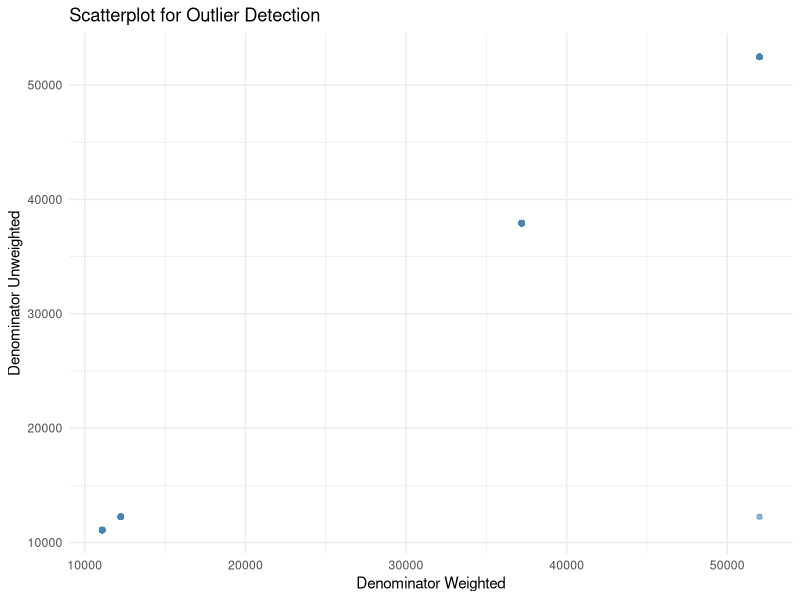
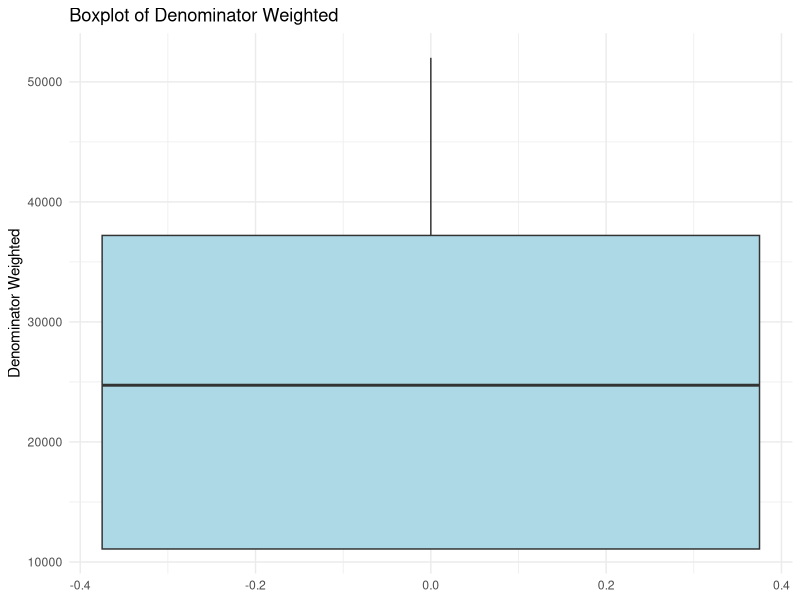

Write the R code that produced these figures, in order. (Note: this script raises an error after producing the figures.)
## ---- chunk 1
knitr::opts_chunk$set(echo = FALSE,   results = "hide",  message = FALSE,   # hide package messages
  warning = FALSE)
## ---- chunk 2
library(dplyr)
library(tidyr)
library(stringr)
library(readr)
library(here)
library(ggplot2)
library(purrr)

getwd()
list.files("data/raw_data")
## ---- chunk 3
wtr_df <- read_csv(here("raw_data", "water_national_zaf.csv"))
## ---- chunk 4
head(wtr_df, 3)
## ---- chunk 5
wtr_df <- wtr_df[-1, ]
## ---- chunk 6
dim(wtr_df)
## ---- chunk 7
dup_check <- wtr_df %>%
  group_by(Indicator, SurveyYear, CharacteristicId, Value, DenominatorWeighted) %>%
  filter(n() > 1)

dup_check

## ---- chunk 8
wtr_df <- wtr_df %>%
  distinct(Indicator, SurveyYear, CharacteristicId, Value, DenominatorWeighted, .keep_all = TRUE)

## ---- chunk 9

data.frame(
  Column = names(wtr_df),
  Missing_Percentage = paste0(round(colMeans(is.na(wtr_df)) * 100, 2), "%")
  )

## ---- chunk 10
data.frame(
  Column = names(wtr_df),
  Missing_Data = paste0(colSums(is.na(wtr_df)))
  )
## ---- chunk 11
data.frame(
  Column = names(wtr_df),
  paste0(sapply(wtr_df, typeof))
)

## ---- chunk 12
str(wtr_df)

## ---- chunk 13
wtr_df <- wtr_df %>%
  mutate(
        Value = as.numeric(Value),
    Precision = as.numeric(Precision),
    SurveyYear = as.integer(SurveyYear),
    IndicatorOrder = as.integer(IndicatorOrder),
    CharacteristicId = as.integer(CharacteristicId),
    CharacteristicOrder = as.integer(CharacteristicOrder),
    IsTotal = as.logical(as.integer(IsTotal)),
    IsPreferred = as.logical(as.integer(IsPreferred)),
    SurveyYearLabel = as.integer(SurveyYearLabel),
    DenominatorWeighted = as.numeric(DenominatorWeighted),
    DenominatorUnweighted = as.numeric(DenominatorUnweighted),
  )
## ---- chunk 14


# Summary table: column name, number of unique values, sample of unique values
n_sample <- 3

summary_tbl <- wtr_df %>%
  map_df(~ tibble(
    n_unique = n_distinct(.),
    sample_values = paste(head(unique(.), n_sample), collapse = ", ")
  ), .id = "column")


summary_tbl


## ---- chunk 15
wtr_df <- wtr_df %>%
  select(
    -ISO3, 
    -DHS_CountryCode, 
    -CountryName, 
    -SurveyId,
    -ByVariableId, 
    -ByVariableLabel, 
    -IsTotal,
    -RegionId, 
    -SurveyYearLabel, 
    -SurveyType,
    -CharacteristicOrder
  )
## ---- chunk 16


library(dplyr)
library(tidyr)

wtr_df <- wtr_df %>%
  fill(DenominatorWeighted, DenominatorUnweighted, .direction = "down")

wtr_df[
       c("DataId","DenominatorWeighted", "DenominatorUnweighted")]

## ---- chunk 17

wtr_df$DenominatorUnweighted[wtr_df$DataId == "795270"] <- 12247

## ---- chunk 18
ggplot(wtr_df, aes(x = DenominatorWeighted, y = DenominatorUnweighted)) +
  geom_point(alpha = 0.6, color = "steelblue") +
  labs(title = "Scatterplot for Outlier Detection",
       x = "Denominator Weighted",
       y = "Denominator Unweighted") +
  theme_minimal()


ggplot(wtr_df, aes(y = DenominatorWeighted)) +
  geom_boxplot(fill = "lightblue", outlier.color = "red", outlier.shape = 16) +
  labs(title = "Boxplot of Denominator Weighted",
       y = "Denominator Weighted") +
  theme_minimal()


## ---- chunk 19
unique(wtr_df$Indicator)

## ---- chunk 20
dim(wtr_df)
## ---- chunk 21
write_csv(wtr_df, here("cleaned_data", "water_cleaned.csv"))
